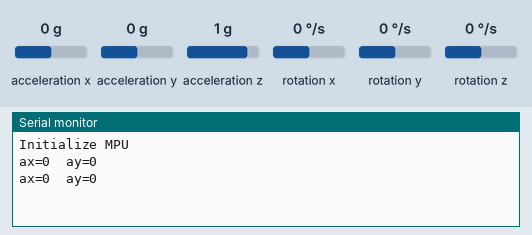
A sketch run on a simulated Arduino Uno, built with avr-gcc and run on an emulated ATmega328P. Shown: the last lines printed to the serial monitor. Inputs (shaded band) come from the test bench; at power-on: acceleration x 0 g, acceleration y 0 g, acceleration z 1 g, rotation x 0 °/s, rotation y 0 °/s, rotation z 0 °/s.

Above: at 1.2 s.
1.3 s: acceleration x set to -1.4 g
At 2.6 s:
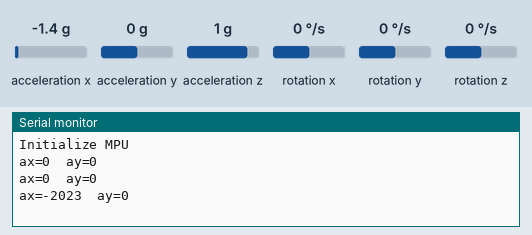
2.8 s: acceleration y set to -1.4 g
At 3.7 s:
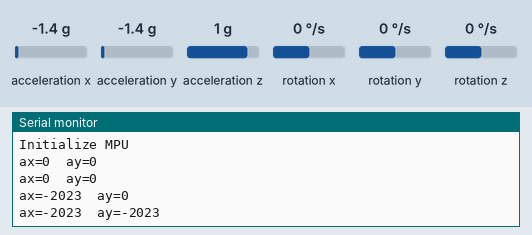
4.3 s: acceleration x set to -0.8 g
At 5.5 s:
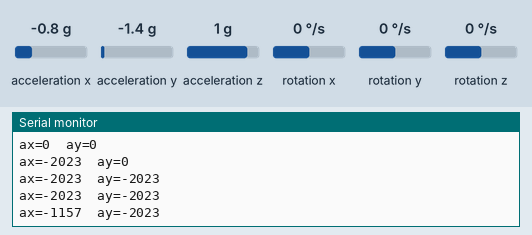
Timing chart, 0 to 7.3 s (numbered marks = the images above; inputs shaded):
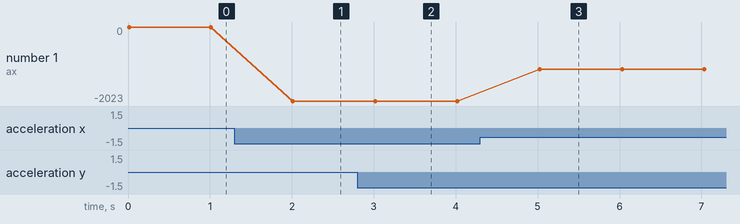

Measured:
- after the input at 1.3 s, the serial monitor: prints a new line after 0.71 s (image 1)
- after the input at 2.8 s, the serial monitor: prints a new line after 0.22 s (image 2)
- after the input at 4.3 s, the serial monitor: prints a new line after 0.73 s (image 3)
- plotted number 1: 0 → -2023 after the input at 1.3 s, -2023 → -1157 after the input at 4.3 s

The sketch:

mpu_test.ino
```cpp
#include <Wire.h>      //include the required libraries
#include<I2Cdev.h>
#include<MPU6050.h>

MPU6050 mpu;            //create an instance of the MPU6050 named mpu
int16_t ax, ay, az;     //declare 6 16 bit integer variables
int16_t gx, gy, gz;
//int led = 8;            //give the led pin a name

void setup()
{
  Serial.begin(9600);
  Serial.println("Initialize MPU");
  mpu.initialize();      //initialise the sensor
}

void loop()
{
  mpu.getMotion6(&ax, &ay, &az, &gx, &gy, &gz);  //read 6 values into 6 variables
  ax = map(ax, -17000, 17000, -1500, 1500); //     change the range of the ax value from -17000/17000 to -1500/1500
  Serial.print("ax=");
  Serial.print(ax);
  Serial.print("  ");
  ay = map(ay, -17000, 17000, -1500, 1500);
  Serial.print("ay=");
  Serial.println(ay);
  delay(1000);
  /*if (ax > 300 && ax < 400)  //if the ax value is between 301 aand 399
  {
    analogWrite(led, 255);    //turn on the LED (an odd way to do it, but it will work)
  }
  else {
    digitalWrite(led, LOW);   //otherwise turn it off (an odd way to do it, but it will work)
  }*/
}
```
